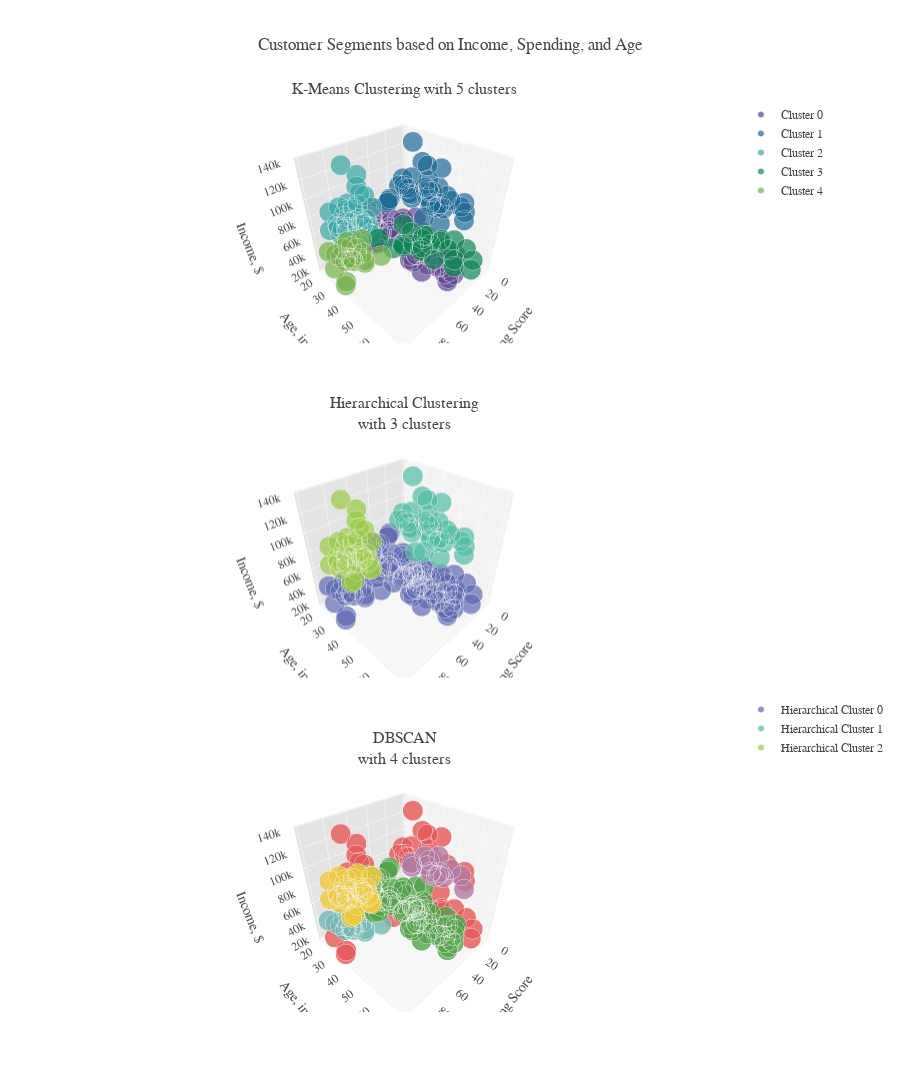

This figure's notebook cell:
### Markdown cell above
# Cluster Karşılaştırması

### Code cell
# Initializing figure with 3 3D subplots
fig = make_subplots(rows=3, cols=1,
                    vertical_spacing=0.1,
                    specs=[[{'type': 'scatter3d'}],
                           [{'type': 'scatter3d'}], 
                           [{'type': 'scatter3d'}]],
                     subplot_titles=("K-Means Clustering with 5 clusters", 
                                     "Hierarchical Clustering<br>with 3 clusters", 
                                     "DBSCAN<br>with 4 clusters")
                   )

# Adding clusters to scatterplots 
plot_km['K-Means Cluster'] = plot_km['K-Means Cluster'].astype(int)
plot_km=plot_km.sort_values(by='K-Means Cluster')
for i in range(0,5):
    fig.add_trace(go.Scatter3d(x = plot_km[plot_km['K-Means Cluster'] == i]['Spending Score'],
                               y = plot_km[plot_km['K-Means Cluster'] == i]['Age'],
                               z = plot_km[plot_km['K-Means Cluster'] == i]['Annual Income'],                        
                               mode = 'markers', marker=dict(
                                   size=7,  
                                   color = px.colors.qualitative.Prism[i],
                                   line_width = 1,
                                   line_color='#F7F7F7',
                                   opacity=0.7),
                               name = str('Cluster '+str(i)), legendgroup = 1),
                 row=1, col=1)

plot_hc['Hierarchical Cluster'] = plot_hc['Hierarchical Cluster'].astype(int)
plot_hc=plot_hc.sort_values(by='Hierarchical Cluster')
for i in range(0,3):    
    fig.add_trace(go.Scatter3d(x = plot_hc[plot_hc['Hierarchical Cluster'] == i]['Spending Score'],
                               y = plot_hc[plot_hc['Hierarchical Cluster'] == i]['Age'],
                               z = plot_hc[plot_hc['Hierarchical Cluster'] == i]['Annual Income'],                        
                               mode = 'markers', marker=dict(
                                   size=7,   
                                   color = px.colors.qualitative.Vivid[i+1],
                                   line_width = 1, 
                                   line_color='#F7F7F7',
                                   opacity=0.7),
                               name = str('Hierarchical Cluster '+str(i)), legendgroup = 2), 
                  row=2, col=1)

for i, j in enumerate(plot_db['DB Cluster'].unique()): 
    fig.add_trace(go.Scatter3d(x = plot_db[plot_db['DB Cluster'] == j]['Spending Score'],
                               y = plot_db[plot_db['DB Cluster'] == j]['Age'],
                               z = plot_db[plot_db['DB Cluster'] == j]['Annual Income'], 
                               mode = 'markers', marker=dict(
                                   size=7,   
                                   color = px.colors.qualitative.T10[i+2],
                                   line_width = 1,
                                   line_color='#F7F7F7',
                                   opacity=0.8),
                               name = str('DB Cluster '+str(j)), legendgroup = 3), 
                  row=3, col=1)

fig.update_traces(hovertemplate='Customer Spending Score: %{x}<br>Income: $%{z}<br>Age: %{y}')
fig.update_layout(title="Customer Segments based on Income, Spending, and Age",
                  template=temp, height=1800, legend_tracegroupgap = 500,
                  scene=dict(aspectmode='cube',
                             xaxis = dict(title='Spending Score', 
                                          backgroundcolor="#F3F3F3",
                                          gridcolor="white",
                                          showbackground=True,
                                          zerolinecolor="white",),
                             yaxis = dict(title='Age, in years',
                                          backgroundcolor="#E4E4E4",
                                          gridcolor="white",
                                          showbackground=True,
                                          zerolinecolor="white"),
                             zaxis = dict(title='Income, $', 
                                          ticksuffix='k',
                                          backgroundcolor="#F6F6F6",
                                          gridcolor="white",
                                          showbackground=True,
                                          zerolinecolor="white")), 
                  scene2=dict(aspectmode='cube', 
                             xaxis = dict(title='Spending Score',
                                          backgroundcolor="#F3F3F3",
                                          gridcolor="white",
                                          showbackground=True,
                                          zerolinecolor="white",),
                             yaxis = dict(title='Age, in years',
                                          backgroundcolor="#E4E4E4",
                                          gridcolor="white",
                                          showbackground=True,
                                          zerolinecolor="white"),
                             zaxis = dict(title='Income, $', 
                                          ticksuffix='k',
                                          backgroundcolor="#F6F6F6",
                                          gridcolor="white",
                                          showbackground=True,
                                          zerolinecolor="white")), 
                  scene3=dict(aspectmode='cube', 
                             xaxis = dict(title='Spending Score',
                                          backgroundcolor="#F3F3F3",
                                          gridcolor="white",
                                          showbackground=True,
                                          zerolinecolor="white",),
                             yaxis = dict(title='Age, in years',
                                          backgroundcolor="#E4E4E4",
                                          gridcolor="white",
                                          showbackground=True,
                                          zerolinecolor="white"),
                             zaxis = dict(title='Income, $', 
                                          ticksuffix='k',
                                          backgroundcolor="#F6F6F6",
                                          gridcolor="white",
                                          showbackground=True,
                                          zerolinecolor="white"))
                  )
fig.show()

### Figure 1 — Plotly figure (JSON) as saved in the notebook; plotly's stock layout.template omitted (floating-point values rounded to 4 significant figures)
{"data": [{"hovertemplate": "Customer Spending Score: %{x}<br>Income: $%{z}<br>Age: %{y}", "legendgroup": "1", "marker": {"color": "rgb(95, 70, 144)", "line": {"color": "#F7F7F7", "width": 1}, "opacity": 0.7, "size": 7}, "mode": "markers", "name": "Cluster 0", "scene": "scene", "type": "scatter3d", "x": [49, 47, 50, 42, 41, 48, 59, 55, 42, 56, 50, 43, 48, 52, 54, 42, 46, 42, 48, 52, 56, 46, 54, 51, 46, 50, 41, 45, 42, 60, 60, 52, 42, 42, 47, 55, 61, 55, 50, 46, 59, 54, 53, 48, 52, 42, 51, 43, 41, 44, 57, 46, 58, 55, 60, 46, 55, 41, 47, 56, 55, 55, 49, 57, 56, 40, 58, 35, 52, 40, 43, 49, 51, 59, 50, 48, 59, 47, 59], "y": [20, 47, 27, 48, 23, 49, 67, 26, 32, 49, 66, 68, 66, 65, 19, 38, 19, 21, 18, 67, 70, 53, 31, 27, 69, 51, 47, 50, 47, 59, 33, 49, 31, 29, 27, 50, 31, 19, 19, 54, 49, 26, 45, 40, 23, 49, 57, 63, 67, 46, 21, 48, 55, 22, 34, 50, 68, 18, 59, 60, 38, 70, 60, 50, 27, 38, 40, 43, 24, 40, 51, 48, 63, 18, 43, 68, 19, 32, 54], "z": [61, 60, 60, 61, 62, 62, 62, 62, 60, 62, 63, 63, 63, 63, 63, 64, 64, 62, 65, 47, 46, 46, 43, 46, 44, 44, 43, 43, 49, 43, 42, 42, 40, 40, 40, 40, 39, 46, 65, 63, 65, 54, 54, 54, 54, 54, 54, 65, 54, 54, 54, 54, 57, 57, 58, 58, 59, 59, 54, 50, 54, 49, 50, 67, 67, 67, 69, 71, 60, 60, 67, 60, 48, 48, 48, 48, 48, 48, 47]}, {"hovertemplate": "Customer Spending Score: %{x}<br>Income: $%{z}<br>Age: %{y}", "legendgroup": "1", "marker": {"color": "rgb(29, 105, 150)", "line": {"color": "#F7F7F7", "width": 1}, "opacity": 0.7, "size": 7}, "mode": "markers", "name": "Cluster 1", "scene": "scene", "type": "scatter3d", "x": [10, 7, 15, 13, 12, 16, 1, 1, 27, 5, 26, 20, 40, 18, 10, 13, 35, 36, 29, 5, 14, 5, 8, 23, 17, 15, 16, 32, 39, 28, 9, 20, 11, 17, 34, 22, 24], "y": [19, 44, 58, 52, 25, 47, 37, 34, 36, 19, 50, 42, 28, 32, 36, 40, 56, 48, 23, 20, 59, 57, 33, 34, 41, 46, 47, 37, 41, 45, 47, 44, 59, 43, 25, 34, 54], "z": [74, 73, 88, 88, 77, 78, 78, 78, 87, 81, 85, 86, 76, 137, 87, 87, 79, 77, 70, 73, 93, 75, 113, 103, 103, 98, 120, 97, 99, 126, 71, 78, 71, 78, 72, 78, 101]}, {"hovertemplate": "Customer Spending Score: %{x}<br>Income: $%{z}<br>Age: %{y}", "legendgroup": "1", "marker": {"color": "rgb(56, 166, 165)", "line": {"color": "#F7F7F7", "width": 1}, "opacity": 0.7, "size": 7}, "mode": "markers", "name": "Cluster 2", "scene": "scene", "type": "scatter3d", "x": [83, 97, 85, 63, 74, 75, 69, 93, 72, 91, 95, 77, 71, 88, 73, 95, 75, 87, 91, 75, 79, 68, 69, 97, 75, 90, 74, 78, 92, 89, 90, 86, 83, 88, 93, 88, 76, 86, 73], "y": [30, 30, 36, 32, 32, 36, 32, 32, 35, 39, 40, 31, 31, 29, 32, 33, 39, 32, 38, 38, 35, 28, 27, 28, 28, 35, 32, 30, 36, 27, 34, 32, 29, 39, 31, 29, 38, 30, 30], "z": [137, 99, 103, 87, 126, 85, 103, 75, 74, 69, 71, 70, 72, 73, 73, 86, 71, 76, 113, 71, 120, 101, 88, 77, 87, 93, 77, 78, 87, 78, 78, 97, 79, 78, 81, 98, 78, 88, 78]}, {"hovertemplate": "Customer Spending Score: %{x}<br>Income: $%{z}<br>Age: %{y}", "legendgroup": "1", "marker": {"color": "rgb(15, 133, 84)", "line": {"color": "#F7F7F7", "width": 1}, "opacity": 0.7, "size": 7}, "mode": "markers", "name": "Cluster 3", "scene": "scene", "type": "scatter3d", "x": [31, 39, 4, 28, 26, 35, 17, 14, 4, 36, 6, 13, 3, 14, 15, 6, 35, 35, 5, 14, 32, 29, 40], "y": [40, 19, 60, 49, 36, 65, 42, 49, 53, 48, 20, 37, 64, 67, 58, 35, 35, 35, 46, 54, 45, 52, 31], "z": [29, 15, 30, 39, 37, 38, 34, 33, 33, 39, 16, 20, 19, 19, 20, 18, 21, 24, 25, 28, 28, 23, 17]}, {"hovertemplate": "Customer Spending Score: %{x}<br>Income: $%{z}<br>Age: %{y}", "legendgroup": "1", "marker": {"color": "rgb(115, 175, 72)", "line": {"color": "#F7F7F7", "width": 1}, "opacity": 0.7, "size": 7}, "mode": "markers", "name": "Cluster 4", "scene": "scene", "type": "scatter3d", "x": [77, 87, 79, 81, 66, 92, 98, 75, 73, 82, 76, 72, 92, 94, 73, 77, 65, 81, 73, 99, 73, 61], "y": [24, 23, 22, 21, 20, 18, 35, 20, 30, 29, 22, 30, 24, 23, 21, 23, 24, 21, 25, 35, 31, 35], "z": [20, 29, 20, 33, 21, 33, 23, 37, 34, 28, 17, 19, 38, 18, 30, 16, 39, 15, 24, 19, 25, 28]}, {"hovertemplate": "Customer Spending Score: %{x}<br>Income: $%{z}<br>Age: %{y}", "legendgroup": "2", "marker": {"color": "rgb(93, 105, 177)", "line": {"color": "#F7F7F7", "width": 1}, "opacity": 0.7, "size": 7}, "mode": "markers", "name": "Hierarchical Cluster 0", "scene": "scene2", "type": "scatter3d", "x": [39, 81, 6, 52, 77, 40, 76, 6, 94, 72, 14, 99, 15, 77, 13, 79, 35, 66, 29, 98, 35, 73, 5, 73, 14, 82, 32, 61, 31, 87, 55, 4, 4, 14, 92, 28, 61, 36, 92, 35, 73, 75, 26, 81, 17, 55, 3, 65, 47, 42, 42, 52, 60, 54, 60, 41, 50, 46, 51, 73, 56, 45, 49, 46, 54, 59, 50, 48, 59, 47, 42, 49, 56, 47, 54, 53, 48, 42, 52, 40, 55, 41, 44, 57, 46, 58, 55, 60, 46, 55, 41, 49, 59, 51, 51, 55, 47, 50, 42, 41, 48, 59, 55, 56, 42, 50, 46, 43, 48, 52, 42, 52, 42, 48, 46, 34, 29, 40, 40, 58, 57, 43, 59, 43, 50, 56], "y": [19, 21, 20, 67, 23, 31, 22, 35, 23, 30, 67, 35, 58, 24, 37, 22, 35, 20, 52, 35, 35, 25, 46, 31, 54, 29, 45, 35, 40, 23, 19, 60, 53, 49, 18, 49, 31, 48, 24, 65, 30, 20, 36, 21, 42, 50, 64, 24, 27, 29, 31, 49, 33, 31, 59, 47, 51, 69, 27, 21, 70, 50, 20, 53, 19, 18, 43, 68, 19, 32, 47, 60, 60, 59, 26, 45, 40, 49, 23, 40, 38, 67, 46, 21, 48, 55, 22, 34, 50, 68, 18, 48, 54, 57, 63, 70, 47, 27, 48, 23, 49, 67, 26, 49, 32, 66, 54, 68, 66, 65, 38, 24, 21, 18, 19, 25, 23, 28, 38, 40, 50, 51, 49, 63, 19, 27], "z": [15, 15, 16, 47, 16, 17, 17, 18, 18, 19, 19, 19, 20, 20, 20, 20, 21, 21, 23, 23, 24, 24, 25, 25, 28, 28, 28, 28, 29, 29, 46, 30, 33, 33, 33, 39, 39, 39, 38, 38, 34, 37, 37, 33, 34, 40, 19, 39, 40, 40, 40, 42, 42, 43, 43, 43, 44, 44, 46, 30, 46, 43, 61, 46, 63, 48, 48, 48, 48, 48, 49, 50, 50, 54, 54, 54, 54, 54, 54, 60, 54, 54, 54, 54, 54, 57, 57, 58, 58, 59, 59, 60, 47, 54, 48, 49, 60, 60, 61, 62, 62, 62, 62, 62, 60, 63, 63, 63, 63, 63, 64, 60, 62, 65, 64, 72, 70, 76, 67, 69, 67, 67, 65, 65, 65, 67]}, {"hovertemplate": "Customer Spending Score: %{x}<br>Income: $%{z}<br>Age: %{y}", "legendgroup": "2", "marker": {"color": "rgb(82, 188, 163)", "line": {"color": "#F7F7F7", "width": 1}, "opacity": 0.7, "size": 7}, "mode": "markers", "name": "Hierarchical Cluster 1", "scene": "scene2", "type": "scatter3d", "x": [12, 18, 13, 28, 35, 11, 16, 23, 7, 9, 5, 17, 10, 10, 5, 8, 36, 15, 27, 1, 22, 17, 39, 20, 1, 5, 16, 32, 35, 14, 26, 20, 15, 24, 13], "y": [25, 32, 52, 45, 43, 59, 47, 34, 44, 47, 57, 41, 19, 36, 20, 33, 48, 46, 36, 34, 34, 43, 41, 44, 37, 19, 47, 37, 56, 59, 50, 42, 58, 54, 40], "z": [77, 137, 88, 126, 71, 71, 120, 103, 73, 71, 75, 103, 74, 87, 73, 113, 77, 98, 87, 78, 78, 78, 99, 78, 78, 81, 78, 97, 79, 93, 85, 86, 88, 101, 87]}, {"hovertemplate": "Customer Spending Score: %{x}<br>Income: $%{z}<br>Age: %{y}", "legendgroup": "2", "marker": {"color": "rgb(153, 201, 69)", "line": {"color": "#F7F7F7", "width": 1}, "opacity": 0.7, "size": 7}, "mode": "markers", "name": "Hierarchical Cluster 2", "scene": "scene2", "type": "scatter3d", "x": [90, 72, 93, 87, 97, 74, 88, 95, 89, 78, 73, 83, 93, 75, 73, 63, 76, 88, 68, 75, 92, 90, 91, 79, 69, 69, 97, 74, 85, 86, 86, 88, 75, 75, 91, 77, 95, 71, 83], "y": [34, 35, 32, 32, 28, 32, 39, 33, 27, 30, 30, 29, 31, 36, 32, 32, 38, 29, 28, 38, 36, 35, 38, 35, 32, 27, 30, 32, 36, 30, 32, 29, 39, 28, 39, 31, 40, 31, 30], "z": [78, 74, 75, 76, 77, 77, 78, 86, 78, 78, 78, 79, 81, 85, 73, 87, 78, 73, 101, 71, 87, 93, 113, 120, 103, 88, 99, 126, 103, 88, 97, 98, 71, 87, 69, 70, 71, 72, 137]}, {"hovertemplate": "Customer Spending Score: %{x}<br>Income: $%{z}<br>Age: %{y}", "legendgroup": "3", "marker": {"color": "#E45756", "line": {"color": "#F7F7F7", "width": 1}, "opacity": 0.8, "size": 7}, "mode": "markers", "name": "DB Cluster Outliers", "scene": "scene3", "type": "scatter3d", "x": [39, 14, 17, 26, 18, 5, 10, 5, 12, 1, 1, 35, 5, 14, 32, 39, 24, 68, 17, 85, 23, 69, 8, 91, 16, 79, 28, 74, 4, 4, 83, 13, 14, 3, 94, 6, 35, 40, 99, 29, 6, 14, 35, 32, 5, 31, 98, 15], "y": [19, 49, 42, 36, 32, 20, 19, 57, 25, 37, 34, 56, 19, 59, 37, 41, 54, 28, 41, 36, 34, 32, 33, 38, 47, 35, 45, 32, 53, 60, 30, 37, 67, 64, 23, 35, 35, 31, 35, 52, 20, 54, 35, 45, 46, 40, 35, 58], "z": [15, 33, 34, 37, 137, 73, 74, 75, 77, 78, 78, 79, 81, 93, 97, 99, 101, 101, 103, 103, 103, 103, 113, 113, 120, 120, 126, 126, 33, 30, 137, 20, 19, 19, 18, 18, 21, 17, 19, 23, 16, 28, 24, 28, 25, 29, 23, 20]}, {"hovertemplate": "Customer Spending Score: %{x}<br>Income: $%{z}<br>Age: %{y}", "legendgroup": "3", "marker": {"color": "#72B7B2", "line": {"color": "#F7F7F7", "width": 1}, "opacity": 0.8, "size": 7}, "mode": "markers", "name": "DB Cluster 0", "scene": "scene3", "type": "scatter3d", "x": [66, 73, 79, 73, 87, 77, 73, 92, 76, 65, 77, 92, 81, 75, 82, 73, 81, 61, 72], "y": [20, 25, 22, 31, 23, 24, 21, 18, 22, 24, 23, 24, 21, 20, 29, 30, 21, 35, 30], "z": [21, 24, 20, 25, 29, 20, 30, 33, 17, 39, 16, 38, 15, 37, 28, 34, 33, 28, 19]}, {"hovertemplate": "Customer Spending Score: %{x}<br>Income: $%{z}<br>Age: %{y}", "legendgroup": "3", "marker": {"color": "#54A24B", "line": {"color": "#F7F7F7", "width": 1}, "opacity": 0.8, "size": 7}, "mode": "markers", "name": "DB Cluster 1", "scene": "scene3", "type": "scatter3d", "x": [48, 54, 43, 52, 46, 48, 42, 56, 55, 59, 41, 50, 42, 40, 48, 43, 59, 43, 57, 56, 40, 58, 29, 35, 34, 42, 36, 46, 50, 50, 52, 50, 59, 51, 59, 52, 55, 47, 56, 46, 51, 46, 50, 48, 41, 60, 54, 60, 52, 42, 42, 47, 55, 28, 61, 36, 35, 45, 59, 49, 57, 48, 51, 55, 52, 54, 41, 47, 42, 56, 44, 49, 42, 53, 55, 58, 55, 60, 46, 55, 47, 41, 49, 40, 42, 46], "y": [66, 19, 68, 65, 54, 49, 21, 49, 26, 67, 23, 66, 38, 28, 18, 63, 49, 51, 50, 27, 38, 40, 23, 43, 25, 48, 48, 19, 27, 19, 24, 43, 18, 63, 54, 67, 19, 47, 70, 53, 27, 69, 51, 68, 47, 59, 31, 33, 49, 31, 29, 27, 50, 49, 31, 48, 65, 50, 19, 20, 21, 40, 57, 38, 23, 26, 67, 59, 49, 60, 46, 60, 47, 45, 70, 55, 22, 34, 50, 68, 32, 18, 48, 40, 32, 48], "z": [63, 63, 63, 63, 63, 62, 62, 62, 62, 62, 62, 63, 64, 76, 65, 65, 65, 67, 67, 67, 67, 69, 70, 71, 72, 61, 77, 64, 60, 65, 60, 48, 48, 48, 47, 47, 46, 60, 46, 46, 46, 44, 44, 48, 43, 43, 43, 42, 42, 40, 40, 40, 40, 39, 39, 39, 38, 43, 48, 61, 54, 54, 54, 54, 54, 54, 54, 54, 54, 50, 54, 50, 49, 54, 49, 57, 57, 58, 58, 59, 48, 59, 60, 60, 60, 54]}, {"hovertemplate": "Customer Spending Score: %{x}<br>Income: $%{z}<br>Age: %{y}", "legendgroup": "3", "marker": {"color": "#EECA3B", "line": {"color": "#F7F7F7", "width": 1}, "opacity": 0.8, "size": 7}, "mode": "markers", "name": "DB Cluster 2", "scene": "scene3", "type": "scatter3d", "x": [92, 63, 75, 95, 97, 69, 90, 86, 88, 95, 86, 75, 93, 91, 87, 97, 74, 90, 73, 88, 88, 76, 93, 72, 89, 75, 78, 73, 75, 83, 77, 71], "y": [36, 32, 28, 40, 30, 27, 35, 32, 29, 33, 30, 36, 31, 39, 32, 28, 32, 34, 32, 39, 29, 38, 32, 35, 27, 39, 30, 30, 38, 29, 31, 31], "z": [87, 87, 87, 71, 99, 88, 93, 97, 98, 86, 88, 85, 81, 69, 76, 77, 77, 78, 73, 78, 73, 78, 75, 74, 78, 71, 78, 78, 71, 79, 70, 72]}, {"hovertemplate": "Customer Spending Score: %{x}<br>Income: $%{z}<br>Age: %{y}", "legendgroup": "3", "marker": {"color": "#B279A2", "line": {"color": "#F7F7F7", "width": 1}, "opacity": 0.8, "size": 7}, "mode": "markers", "name": "DB Cluster 3", "scene": "scene3", "type": "scatter3d", "x": [9, 7, 11, 20, 15, 17, 20, 16, 15, 13, 10, 13, 27, 26, 22], "y": [47, 44, 59, 42, 46, 43, 44, 47, 58, 52, 36, 40, 36, 50, 34], "z": [71, 73, 71, 86, 98, 78, 78, 78, 88, 88, 87, 87, 87, 85, 78]}], "layout": {"annotations": [{"font": {"size": 16}, "showarrow": false, "text": "K-Means Clustering with 5 clusters", "x": 0.5, "xanchor": "center", "xref": "paper", "y": 1, "yanchor": "bottom", "yref": "paper"}, {"font": {"size": 16}, "showarrow": false, "text": "Hierarchical Clustering<br>with 3 clusters", "x": 0.5, "xanchor": "center", "xref": "paper", "y": 0.6333, "yanchor": "bottom", "yref": "paper"}, {"font": {"size": 16}, "showarrow": false, "text": "DBSCAN<br>with 4 clusters", "x": 0.5, "xanchor": "center", "xref": "paper", "y": 0.2667, "yanchor": "bottom", "yref": "paper"}], "height": 1800, "legend": {"tracegroupgap": 500}, "scene": {"aspectmode": "cube", "domain": {"x": [0, 1], "y": [0.7333, 1]}, "xaxis": {"backgroundcolor": "#F3F3F3", "gridcolor": "white", "showbackground": true, "title": {"text": "Spending Score"}, "zerolinecolor": "white"}, "yaxis": {"backgroundcolor": "#E4E4E4", "gridcolor": "white", "showbackground": true, "title": {"text": "Age, in years"}, "zerolinecolor": "white"}, "zaxis": {"backgroundcolor": "#F6F6F6", "gridcolor": "white", "showbackground": true, "ticksuffix": "k", "title": {"text": "Income, $"}, "zerolinecolor": "white"}}, "scene2": {"aspectmode": "cube", "domain": {"x": [0, 1], "y": [0.3667, 0.6333]}, "xaxis": {"backgroundcolor": "#F3F3F3", "gridcolor": "white", "showbackground": true, "title": {"text": "Spending Score"}, "zerolinecolor": "white"}, "yaxis": {"backgroundcolor": "#E4E4E4", "gridcolor": "white", "showbackground": true, "title": {"text": "Age, in years"}, "zerolinecolor": "white"}, "zaxis": {"backgroundcolor": "#F6F6F6", "gridcolor": "white", "showbackground": true, "ticksuffix": "k", "title": {"text": "Income, $"}, "zerolinecolor": "white"}}, "scene3": {"aspectmode": "cube", "domain": {"x": [0, 1], "y": [0, 0.2667]}, "xaxis": {"backgroundcolor": "#F3F3F3", "gridcolor": "white", "showbackground": true, "title": {"text": "Spending Score"}, "zerolinecolor": "white"}, "yaxis": {"backgroundcolor": "#E4E4E4", "gridcolor": "white", "showbackground": true, "title": {"text": "Age, in years"}, "zerolinecolor": "white"}, "zaxis": {"backgroundcolor": "#F6F6F6", "gridcolor": "white", "showbackground": true, "ticksuffix": "k", "title": {"text": "Income, $"}, "zerolinecolor": "white"}}, "title": {"text": "Customer Segments based on Income, Spending, and Age"}}}
